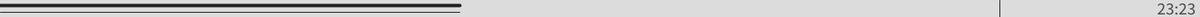
Frame 1 (no input)
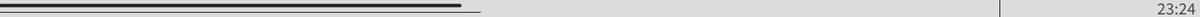
Frame 60 (the mouse pressed at the canvas centre just before this capture)
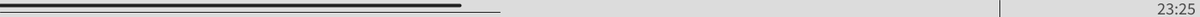
Frame 120 (the mouse held since frame 60 and released just before this capture)

The Processing sketch that drew these frames (run headless with seeded random() and noise(); from frame 60 on, the mouse is pressed at the canvas centre):

// Processing sketch: sketch_261014a
// ── sketch_261014a.pde
void setup () {
  size(1400, 20);
  stroke(32);
  textSize(20);
  textAlign(RIGHT,CENTER);
  fill(32,200);
}


void draw() {
  int mm = minute();
  int ss = second();
  
  if (mm<40) {
    background(220);
  } else if (mm<45) {
    background(255, 255, 64);
  } else if (mm<50) {
    background(255, 128, 64);
  } else {
    background(255, 0, 0);
  }
  
  float mmEnd = map(mm, 0,60, 0,width); 
  float ssEnd = map(ss, 0,60, 0,width); 
  
  strokeWeight(4);
  line(0,6,mmEnd,6);
  
  strokeWeight(1);
  line(0,14,ssEnd,14);
  
  text(nf(mm,2)+":"+nf(ss,2),width-5,height/2);
  
  // -- 50 min line:
  line(map(50, 0,60, 0,width), 0, map(50, 0,60, 0,width), height);
}
